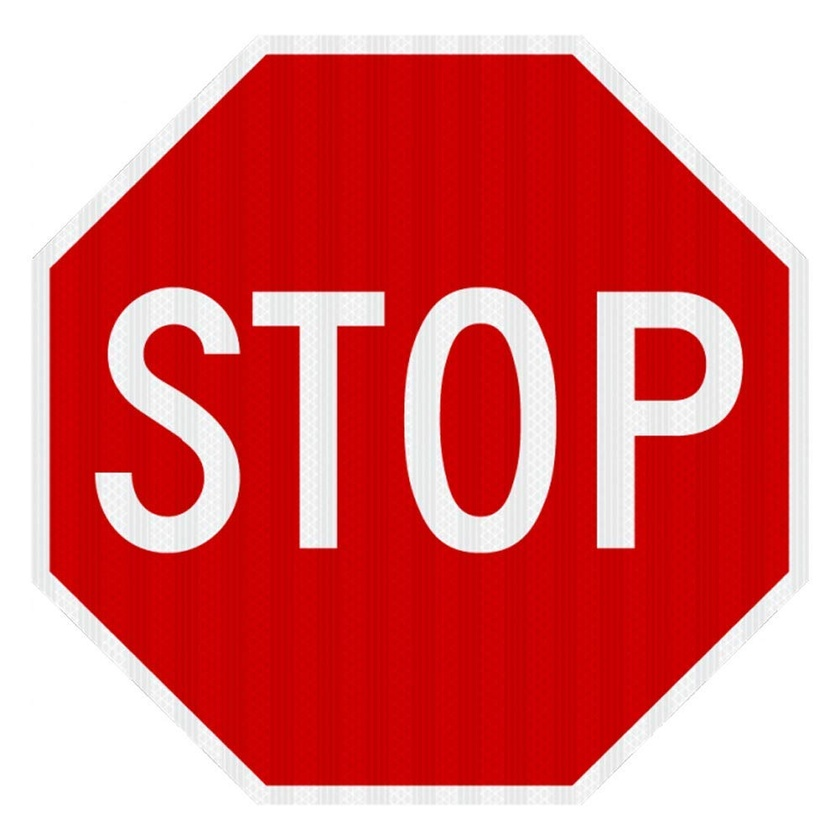
#> input picture stop_sign_testing/stop_sign_template.jpg, 840 x 840 px, shrunk from 1000 x 1000 before the run
$ python surf_basic.py
#> lines starting #> are read from the running program, lines starting #| are printed output that depends on the picture
# https://docs.opencv.org/master/df/dd2/tutorial_py_surf_intro.html

import cv2
import matplotlib as plt

img = cv2.imread("stop_sign_testing/stop_sign_template.jpg", 0)
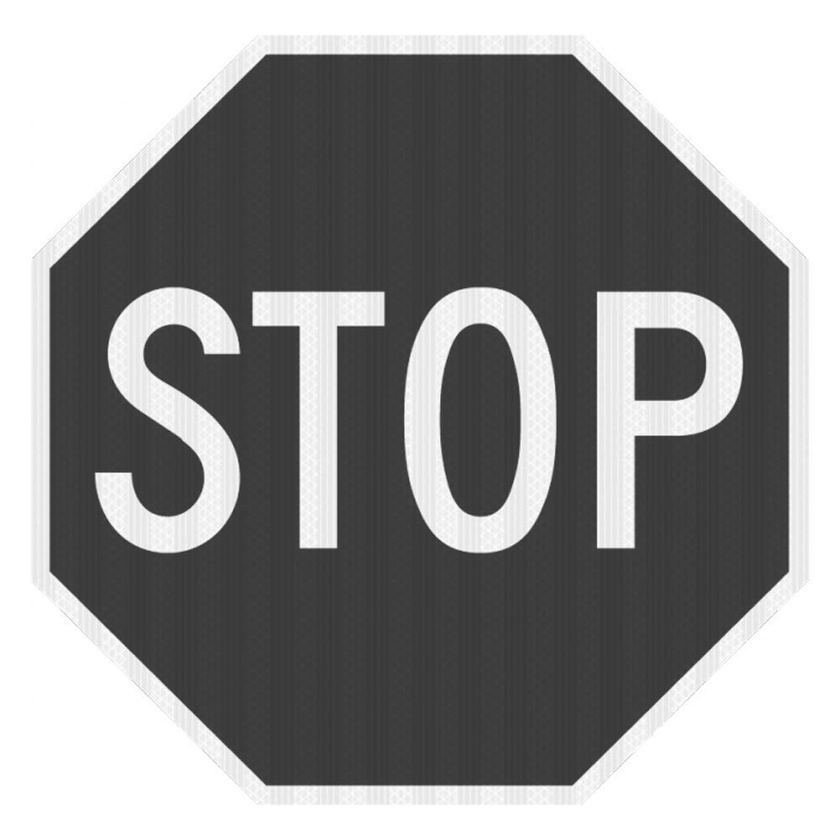
#> img: shape (840, 840); min 42, max 255, mean 148
#> (the run stopped early here; a loop or call above may not have finished)
